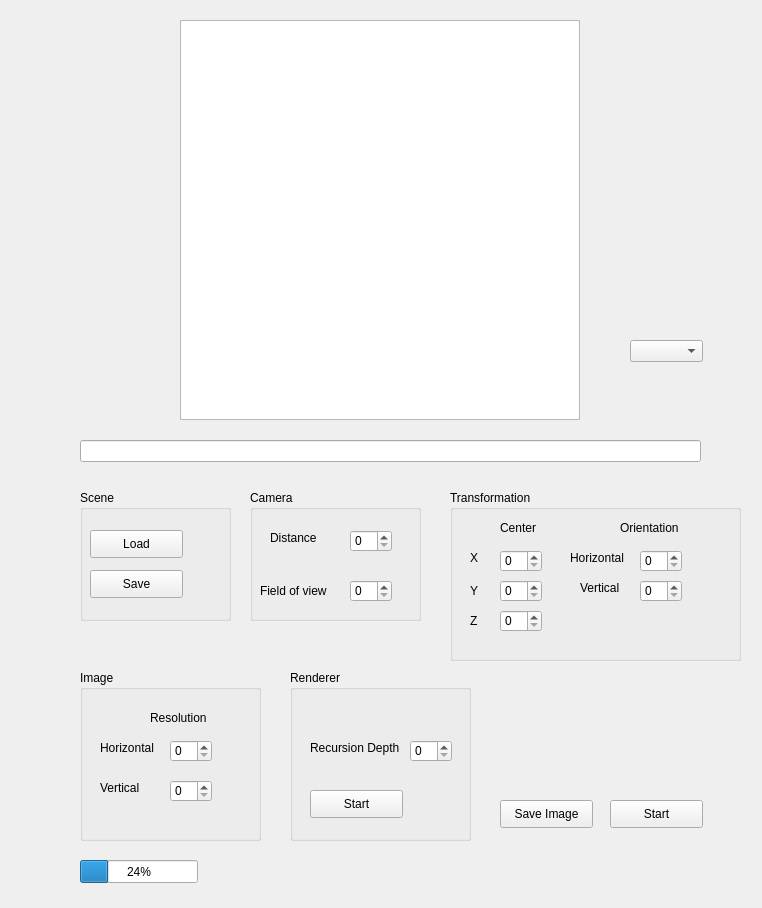
<?xml version="1.0" encoding="UTF-8"?>
<ui version="4.0">
 <class>MainWindow</class>
 <widget class="QMainWindow" name="MainWindow">
  <property name="geometry">
   <rect>
    <x>0</x>
    <y>0</y>
    <width>762</width>
    <height>908</height>
   </rect>
  </property>
  <property name="windowTitle">
   <string>Raytracer_COSIG</string>
  </property>
  <widget class="QWidget" name="centralwidget">
   <widget class="QPushButton" name="start_btn">
    <property name="geometry">
     <rect>
      <x>610</x>
      <y>800</y>
      <width>93</width>
      <height>28</height>
     </rect>
    </property>
    <property name="text">
     <string>Start</string>
    </property>
   </widget>
   <widget class="QGraphicsView" name="image_container">
    <property name="geometry">
     <rect>
      <x>180</x>
      <y>20</y>
      <width>400</width>
      <height>400</height>
     </rect>
    </property>
   </widget>
   <widget class="QPushButton" name="saveImage_btn">
    <property name="geometry">
     <rect>
      <x>500</x>
      <y>800</y>
      <width>93</width>
      <height>28</height>
     </rect>
    </property>
    <property name="text">
     <string>Save Image</string>
    </property>
   </widget>
   <widget class="QProgressBar" name="progressBar">
    <property name="geometry">
     <rect>
      <x>80</x>
      <y>860</y>
      <width>118</width>
      <height>23</height>
     </rect>
    </property>
    <property name="value">
     <number>24</number>
    </property>
   </widget>
   <widget class="QGroupBox" name="scene_groupBox">
    <property name="geometry">
     <rect>
      <x>80</x>
      <y>490</y>
      <width>151</width>
      <height>131</height>
     </rect>
    </property>
    <property name="title">
     <string>Scene</string>
    </property>
    <widget class="QPushButton" name="load_btn">
     <property name="geometry">
      <rect>
       <x>10</x>
       <y>40</y>
       <width>93</width>
       <height>28</height>
      </rect>
     </property>
     <property name="text">
      <string>Load</string>
     </property>
    </widget>
    <widget class="QPushButton" name="save_btn">
     <property name="geometry">
      <rect>
       <x>10</x>
       <y>80</y>
       <width>93</width>
       <height>28</height>
      </rect>
     </property>
     <property name="text">
      <string>Save</string>
     </property>
    </widget>
   </widget>
   <widget class="QGroupBox" name="scene_groupBox_2">
    <property name="geometry">
     <rect>
      <x>250</x>
      <y>490</y>
      <width>171</width>
      <height>131</height>
     </rect>
    </property>
    <property name="title">
     <string>Camera</string>
    </property>
    <widget class="QSpinBox" name="distance_spinBox">
     <property name="geometry">
      <rect>
       <x>100</x>
       <y>40</y>
       <width>42</width>
       <height>22</height>
      </rect>
     </property>
    </widget>
    <widget class="QLabel" name="distance_label">
     <property name="geometry">
      <rect>
       <x>20</x>
       <y>40</y>
       <width>55</width>
       <height>16</height>
      </rect>
     </property>
     <property name="text">
      <string>Distance</string>
     </property>
    </widget>
    <widget class="QLabel" name="fov_label">
     <property name="geometry">
      <rect>
       <x>10</x>
       <y>80</y>
       <width>81</width>
       <height>41</height>
      </rect>
     </property>
     <property name="text">
      <string>Field of view</string>
     </property>
    </widget>
    <widget class="QSpinBox" name="fov_spinBox">
     <property name="geometry">
      <rect>
       <x>100</x>
       <y>90</y>
       <width>42</width>
       <height>22</height>
      </rect>
     </property>
    </widget>
   </widget>
   <widget class="QGroupBox" name="transformation_groupBox_3">
    <property name="geometry">
     <rect>
      <x>450</x>
      <y>490</y>
      <width>291</width>
      <height>171</height>
     </rect>
    </property>
    <property name="title">
     <string>Transformation</string>
    </property>
    <widget class="QSpinBox" name="x_spinBox_3">
     <property name="geometry">
      <rect>
       <x>50</x>
       <y>60</y>
       <width>42</width>
       <height>22</height>
      </rect>
     </property>
    </widget>
    <widget class="QLabel" name="x_label_2">
     <property name="geometry">
      <rect>
       <x>20</x>
       <y>60</y>
       <width>21</width>
       <height>16</height>
      </rect>
     </property>
     <property name="text">
      <string>X</string>
     </property>
    </widget>
    <widget class="QLabel" name="y_label_2">
     <property name="geometry">
      <rect>
       <x>20</x>
       <y>80</y>
       <width>21</width>
       <height>41</height>
      </rect>
     </property>
     <property name="text">
      <string>Y</string>
     </property>
    </widget>
    <widget class="QSpinBox" name="y_spinBox_4">
     <property name="geometry">
      <rect>
       <x>50</x>
       <y>90</y>
       <width>42</width>
       <height>22</height>
      </rect>
     </property>
    </widget>
    <widget class="QLabel" name="center_label_3">
     <property name="geometry">
      <rect>
       <x>50</x>
       <y>30</y>
       <width>41</width>
       <height>16</height>
      </rect>
     </property>
     <property name="text">
      <string>Center</string>
     </property>
    </widget>
    <widget class="QSpinBox" name="z_spinBox_5">
     <property name="geometry">
      <rect>
       <x>50</x>
       <y>120</y>
       <width>42</width>
       <height>22</height>
      </rect>
     </property>
    </widget>
    <widget class="QLabel" name="z_label_3">
     <property name="geometry">
      <rect>
       <x>20</x>
       <y>110</y>
       <width>21</width>
       <height>41</height>
      </rect>
     </property>
     <property name="text">
      <string>Z</string>
     </property>
    </widget>
    <widget class="QSpinBox" name="x_spinBox_4">
     <property name="geometry">
      <rect>
       <x>190</x>
       <y>60</y>
       <width>42</width>
       <height>22</height>
      </rect>
     </property>
    </widget>
    <widget class="QLabel" name="x_label_3">
     <property name="geometry">
      <rect>
       <x>120</x>
       <y>60</y>
       <width>61</width>
       <height>16</height>
      </rect>
     </property>
     <property name="text">
      <string>Horizontal</string>
     </property>
    </widget>
    <widget class="QLabel" name="orientation_label_4">
     <property name="geometry">
      <rect>
       <x>170</x>
       <y>30</y>
       <width>71</width>
       <height>16</height>
      </rect>
     </property>
     <property name="text">
      <string>Orientation</string>
     </property>
    </widget>
    <widget class="QSpinBox" name="x_spinBox_5">
     <property name="geometry">
      <rect>
       <x>190</x>
       <y>90</y>
       <width>42</width>
       <height>22</height>
      </rect>
     </property>
    </widget>
    <widget class="QLabel" name="x_label_4">
     <property name="geometry">
      <rect>
       <x>130</x>
       <y>90</y>
       <width>51</width>
       <height>16</height>
      </rect>
     </property>
     <property name="text">
      <string>Vertical</string>
     </property>
    </widget>
   </widget>
   <widget class="QGroupBox" name="image_groupBox_3">
    <property name="geometry">
     <rect>
      <x>80</x>
      <y>670</y>
      <width>181</width>
      <height>171</height>
     </rect>
    </property>
    <property name="title">
     <string>Image</string>
    </property>
    <widget class="QSpinBox" name="horizontal_spinBox_6">
     <property name="geometry">
      <rect>
       <x>90</x>
       <y>70</y>
       <width>42</width>
       <height>22</height>
      </rect>
     </property>
    </widget>
    <widget class="QLabel" name="horizontal_label_5">
     <property name="geometry">
      <rect>
       <x>20</x>
       <y>70</y>
       <width>61</width>
       <height>16</height>
      </rect>
     </property>
     <property name="text">
      <string>Horizontal</string>
     </property>
    </widget>
    <widget class="QLabel" name="resolution_label_4">
     <property name="geometry">
      <rect>
       <x>70</x>
       <y>40</y>
       <width>61</width>
       <height>16</height>
      </rect>
     </property>
     <property name="text">
      <string>Resolution</string>
     </property>
    </widget>
    <widget class="QLabel" name="vertical_label_6">
     <property name="geometry">
      <rect>
       <x>20</x>
       <y>110</y>
       <width>61</width>
       <height>16</height>
      </rect>
     </property>
     <property name="text">
      <string>Vertical</string>
     </property>
    </widget>
    <widget class="QSpinBox" name="vertical_spinBox_7">
     <property name="geometry">
      <rect>
       <x>90</x>
       <y>110</y>
       <width>42</width>
       <height>22</height>
      </rect>
     </property>
    </widget>
   </widget>
   <widget class="QGroupBox" name="renderer_groupBox_4">
    <property name="geometry">
     <rect>
      <x>290</x>
      <y>670</y>
      <width>181</width>
      <height>171</height>
     </rect>
    </property>
    <property name="title">
     <string>Renderer</string>
    </property>
    <widget class="QSpinBox" name="horizontal_spinBox_8">
     <property name="geometry">
      <rect>
       <x>120</x>
       <y>70</y>
       <width>42</width>
       <height>22</height>
      </rect>
     </property>
    </widget>
    <widget class="QLabel" name="recursion_label_7">
     <property name="geometry">
      <rect>
       <x>20</x>
       <y>70</y>
       <width>101</width>
       <height>16</height>
      </rect>
     </property>
     <property name="text">
      <string>Recursion Depth</string>
     </property>
    </widget>
    <widget class="QPushButton" name="start_btn_2">
     <property name="geometry">
      <rect>
       <x>20</x>
       <y>120</y>
       <width>93</width>
       <height>28</height>
      </rect>
     </property>
     <property name="text">
      <string>Start</string>
     </property>
    </widget>
   </widget>
   <widget class="QLineEdit" name="configFileTextBox">
    <property name="geometry">
     <rect>
      <x>80</x>
      <y>440</y>
      <width>621</width>
      <height>22</height>
     </rect>
    </property>
   </widget>
   <widget class="QComboBox" name="comboBox">
    <property name="geometry">
     <rect>
      <x>630</x>
      <y>340</y>
      <width>73</width>
      <height>22</height>
     </rect>
    </property>
   </widget>
  </widget>
 </widget>
 <resources/>
 <connections/>
</ui>
